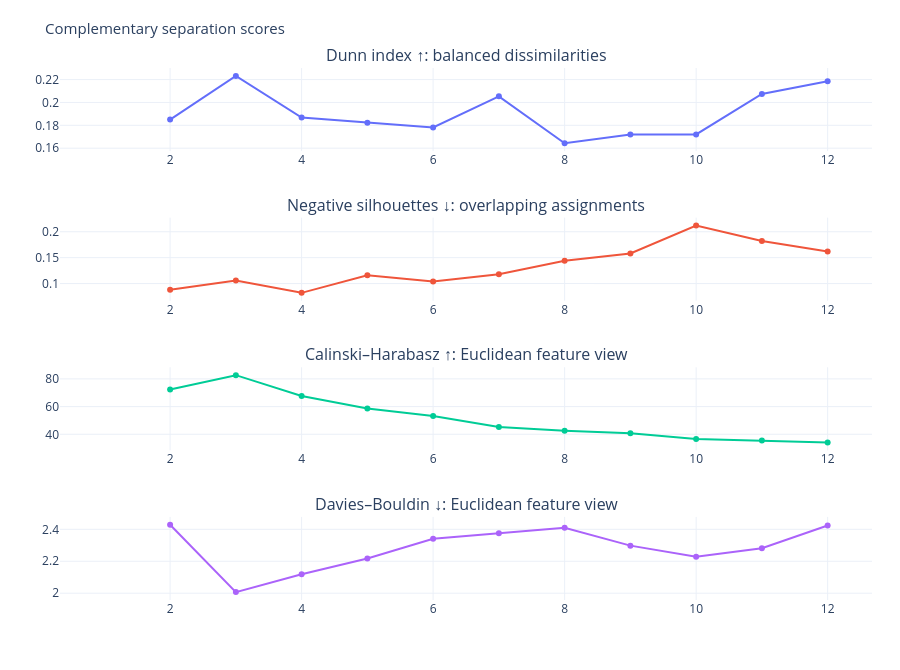

The notebook cell this image was saved under:
### Markdown cell above
### Complementary separation scores

| Measure | What it measures | Why it helps |
|---|---|---|
| Dunn index | Minimum between-group distance divided by maximum within-group distance | Tests separation in the worst case, with sensitivity to individual pairs |
| Negative silhouette share | Fraction of customers closer on average to another group | Quantifies ambiguous placements |
| Calinski-Harabasz | Between-group relative to within-group variation in weighted Euclidean space | Higher values favor compact, separated groups |
| Davies-Bouldin | Average similarity to each group's closest competitor in weighted Euclidean space | Lower values favor less overlap with neighboring groups |

The two Euclidean scores require complete inputs in that feature view. We compare the patterns across scores to see whether separation depends on the definition used.

### Code cell
quality_plot.update_layout(title="Complementary separation scores")
show(quality_plot, 670)

### Figure 1 — Plotly figure (JSON) as saved in the notebook; plotly's stock layout.template omitted (floating-point values rounded to 4 significant figures)
{"data": [{"mode": "lines+markers", "name": "dunn", "type": "scatter", "x": [1, 2, 3, 4, 5, 6, 7, 8, 9, 10, 11, 12], "xaxis": "x", "y": [null, 0.185, 0.2232, 0.1868, 0.1822, 0.1782, 0.2054, 0.1644, 0.172, 0.172, 0.2074, 0.2185], "yaxis": "y"}, {"mode": "lines+markers", "name": "negative_silhouette_share", "type": "scatter", "x": [1, 2, 3, 4, 5, 6, 7, 8, 9, 10, 11, 12], "xaxis": "x2", "y": [null, 0.088, 0.106, 0.082, 0.116, 0.104, 0.118, 0.144, 0.158, 0.212, 0.182, 0.162], "yaxis": "y2"}, {"mode": "lines+markers", "name": "calinski_harabasz_euclidean", "type": "scatter", "x": [1, 2, 3, 4, 5, 6, 7, 8, 9, 10, 11, 12], "xaxis": "x3", "y": [null, 72.31, 82.68, 67.7, 58.64, 53.29, 45.25, 42.65, 40.68, 36.69, 35.58, 34.11], "yaxis": "y3"}, {"mode": "lines+markers", "name": "davies_bouldin_euclidean", "type": "scatter", "x": [1, 2, 3, 4, 5, 6, 7, 8, 9, 10, 11, 12], "xaxis": "x4", "y": [null, 2.429, 2.007, 2.118, 2.217, 2.341, 2.375, 2.41, 2.298, 2.228, 2.281, 2.424], "yaxis": "y4"}], "layout": {"annotations": [{"font": {"size": 16}, "showarrow": false, "text": "Dunn index ↑: balanced dissimilarities", "x": 0.5, "xanchor": "center", "xref": "paper", "y": 1.0, "yanchor": "bottom", "yref": "paper"}, {"font": {"size": 16}, "showarrow": false, "text": "Negative silhouettes ↓: overlapping assignments", "x": 0.5, "xanchor": "center", "xref": "paper", "y": 0.7188, "yanchor": "bottom", "yref": "paper"}, {"font": {"size": 16}, "showarrow": false, "text": "Calinski–Harabasz ↑: Euclidean feature view", "x": 0.5, "xanchor": "center", "xref": "paper", "y": 0.4375, "yanchor": "bottom", "yref": "paper"}, {"font": {"size": 16}, "showarrow": false, "text": "Davies–Bouldin ↓: Euclidean feature view", "x": 0.5, "xanchor": "center", "xref": "paper", "y": 0.1562, "yanchor": "bottom", "yref": "paper"}], "autosize": true, "font": {"size": 12}, "height": 670, "legend": {"font": {"size": 11}, "orientation": "h", "x": 0, "y": -0.19, "yanchor": "top"}, "margin": {"b": 70, "l": 60, "r": 28, "t": 68}, "showlegend": false, "title": {"font": {"size": 15}, "text": "Complementary separation scores"}, "xaxis": {"anchor": "y", "domain": [0.0, 1.0]}, "xaxis2": {"anchor": "y2", "domain": [0.0, 1.0]}, "xaxis3": {"anchor": "y3", "domain": [0.0, 1.0]}, "xaxis4": {"anchor": "y4", "domain": [0.0, 1.0]}, "yaxis": {"anchor": "x", "domain": [0.8438, 1.0]}, "yaxis2": {"anchor": "x2", "domain": [0.5625, 0.7188]}, "yaxis3": {"anchor": "x3", "domain": [0.2812, 0.4375]}, "yaxis4": {"anchor": "x4", "domain": [0.0, 0.1562]}}}
